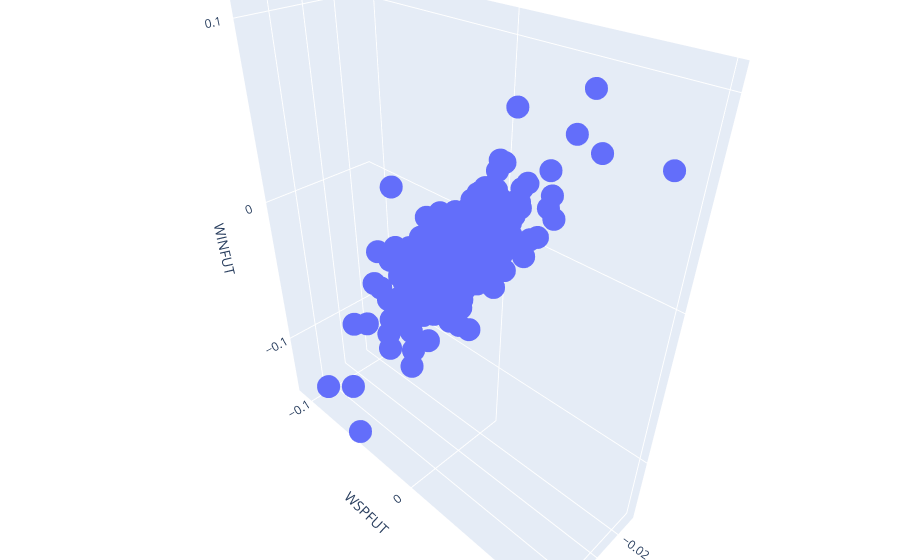

Here is the notebook cell this chart was saved with:
### Code cell
import plotly.express as px

fig = plt.figure(figsize=(30,30))
fig = px.scatter_3d(retorno, x='WDOFUT', y='WSPFUT', z='WINFUT')
fig.update_layout(margin=dict(l=0, r=0, b=0, t=0))

### Figure 1 — Plotly figure (JSON) as saved in the notebook; plotly's stock layout.template omitted (floating-point values rounded to 4 significant figures; data arrays with more than 128 entries replaced by an {"elided": "..."} marker saying what was removed)
{"data": [{"hovertemplate": "WDOFUT=%{x}<br>WSPFUT=%{y}<br>WINFUT=%{z}<extra></extra>", "legendgroup": "", "marker": {"color": "#636efa", "symbol": "circle"}, "mode": "markers", "name": "", "scene": "scene", "showlegend": false, "type": "scatter3d", "x": {"elided": "693 float values"}, "y": {"elided": "693 float values"}, "z": {"elided": "693 float values"}}], "layout": {"legend": {"tracegroupgap": 0}, "margin": {"b": 0, "l": 0, "r": 0, "t": 0}, "scene": {"domain": {"x": [0, 1], "y": [0, 1]}, "xaxis": {"title": {"text": "WDOFUT"}}, "yaxis": {"title": {"text": "WSPFUT"}}, "zaxis": {"title": {"text": "WINFUT"}}}}}
